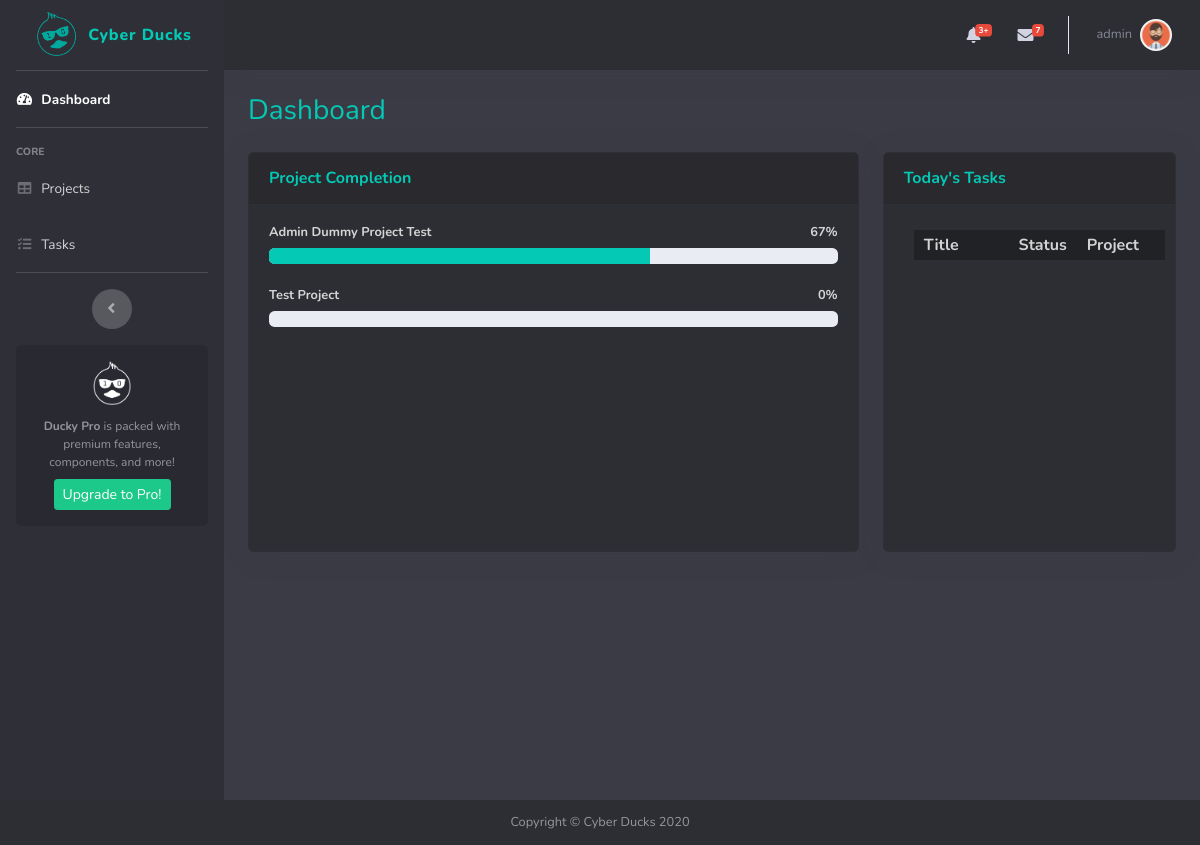
The app's page / (signed in) with its own data.
### accounts/models.py (models this page shows, shortened)
class Project(models.Model):
    id = models.UUIDField(
        primary_key=True,
        default=uuid.uuid4,
        editable=False)
    title = models.CharField(max_length=256, null=True)
    description = models.TextField(null=True, blank=True)
    STATUS_CHOICES = [
        ('NEW', 'New'),
        ('OPN', 'Open'),
        ('COM', 'Completed'),
        ('SUS', 'Suspended'),
    ]
    status = models.CharField(
        max_length=3,
        choices=STATUS_CHOICES,
        default=0,
    )
    start_date = models.DateTimeField()
    end_date = models.DateTimeField()
    client_name = models.CharField(max_length=256, null=True, blank=True)
    client_email = models.EmailField(max_length=256, null=True, blank=True)
    repo = models.URLField(null=True, blank=True)
    assigned_to = models.ForeignKey(User, on_delete=models.CASCADE, null=True, blank=True)
    date_created = models.DateTimeField(auto_now_add=True)

### accounts/views.py (the view)
# urls.py: 2. Add a URL to urlpatterns:  path('', views.home, name='home')
@login_required(login_url='login')
def home(request):
    today_tasks = getTasksToday(request)
    project_completion = projectCompletion(request)
    context = {
        'tasksToday': today_tasks,
        'project_completion': project_completion,
    }
    return render(request, 'accounts/index.html', context)

### accounts/queries.py (called while the page is built)
def getTasksToday(request):
    task_list = Task.objects.filter(assigned_to__exact=request.user, end_date__contains=datetime.now().date()).exclude(
        status__exact='COM')
    return task_list

### accounts/templates/accounts/index.html (shortened to what this page needs)
{% extends 'accounts/templates/base.html' %}
{% block SectionTitle %}
    Dashboard
{% endblock %}
{% block content %}
    <div class="row">
        <div class="col-xl-8 col-lg-7 mb-4" style="height: 50vh">
            <div class="card shadow mb-4" style="height: 100%">
                <div class="card-header py-3">
                    <h6 class="m-0 font-weight-bold text-green">Project Completion</h6>
                </div>
                <div class="card-body">
                    {% for i in project_completion %}
                    <h4 class="small font-weight-bold">{{ i.project.title }} <span
                            class="float-right">{{ i.percentage }}%</span></h4>
                    <div class="progress mb-4">
                        <div class="progress-bar bg-green" role="progressbar" style="width: {{ i.percentage }}%"
                             aria-valuenow="20" aria-valuemin="0" aria-valuemax="100"></div>
                    </div>
                    {% endfor %}
                </div>
            </div>
        </div>
        <div class="col-xl-4 col-lg-5 mb-4" style="height: 50vh">
            <div class="card shadow mb-4" style="height: 100%">
                <div
                        class="card-header py-3 d-flex flex-row align-items-center justify-content-between">
                    <h6 class="m-0 font-weight-bold text-green">Today's Tasks</h6>
                </div>
                <div class="card-body" style="overflow-y: scroll">
                    <table class="table-curved todayTable" id="dataTable" style="width: 100%" cellspacing="0">
                        <thead>
                        <tr class="table-row-header-custom">
                            <th style="width: 50%">Title</th>
                            <th style="width: 10%">Status</th>
                            <th style="width: 40%">Project</th>
                        </tr>
                        </thead>
                    </table>
                </div>
            </div>
        </div>
    </div>
{% endblock %}

### accounts/templates/accounts/includes/topbar.html (shortened to what this page needs)
{% load static %}
<nav class="navbar navbar-expand navbar-light bg-dark-secondary topbar mb-4 static-top shadow">
    <ul class="navbar-nav ml-auto">
        <li class="nav-item dropdown no-arrow mx-1">
            <a class="nav-link dropdown-toggle" href="#" id="alertsDropdown" role="button"
               data-toggle="dropdown" aria-haspopup="true" aria-expanded="false">
                <i class="fas fa-bell fa-fw"></i>
                <span class="badge badge-danger badge-counter">3+</span>
            </a>
        </li>
        <li class="nav-item dropdown no-arrow mx-1">
            <a class="nav-link dropdown-toggle" href="#" id="messagesDropdown" role="button"
               data-toggle="dropdown" aria-haspopup="true" aria-expanded="false">
                <i class="fas fa-envelope fa-fw"></i>
                <span class="badge badge-danger badge-counter">7</span>
            </a>
        </li>
        <li class="nav-item dropdown no-arrow">
            <a class="nav-link dropdown-toggle" href="#" id="userDropdown" role="button"
               data-toggle="dropdown" aria-haspopup="true" aria-expanded="false">
                <span class="mr-2 d-none d-lg-inline text-gray-600 small">{{ request.user }}</span>
                <img class="img-profile rounded-circle"
                     src="{% static 'accounts/profile.png' %}">
            </a>
        </li>
    </ul>
</nav>

### accounts/static/accounts/styles/colors.css (style rules this page uses)
.bg-dark-secondary { background-color: #2d2e33; }
.bg-green { background-color: #03c9b5 !important; }
.text-green { color: #03c9b5; }

### accounts/static/accounts/styles/custom.css (style rules this page uses)
.table-curved { margin-left: 10px; border-collapse: separate; border-spacing: 0 5px; }
.table-curved th { background-color: rgba(0, 0, 0, 0.25); padding: 3px 10px; }

### records on screen
Project: project "Admin Dummy Project Test", percentage "67"
Project: project "Test Project", percentage "0"

### other values on screen
{{ request.user }} "admin"
